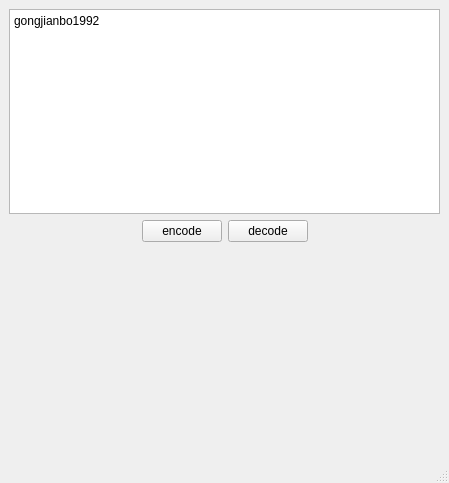
<?xml version="1.0" encoding="UTF-8"?>
<ui version="4.0">
 <class>MainWindow</class>
 <widget class="QMainWindow" name="MainWindow">
  <property name="geometry">
   <rect>
    <x>0</x>
    <y>0</y>
    <width>449</width>
    <height>483</height>
   </rect>
  </property>
  <property name="windowTitle">
   <string>MainWindow</string>
  </property>
  <widget class="QWidget" name="centralwidget">
   <layout class="QVBoxLayout" name="verticalLayout">
    <item>
     <widget class="QTextEdit" name="textEdit">
      <property name="html">
       <string>&lt;!DOCTYPE HTML PUBLIC &quot;-//W3C//DTD HTML 4.0//EN&quot; &quot;http://www.w3.org/TR/REC-html40/strict.dtd&quot;&gt;
&lt;html&gt;&lt;head&gt;&lt;meta name=&quot;qrichtext&quot; content=&quot;1&quot; /&gt;&lt;meta charset=&quot;utf-8&quot; /&gt;&lt;style type=&quot;text/css&quot;&gt;
p, li { white-space: pre-wrap; }
&lt;/style&gt;&lt;/head&gt;&lt;body style=&quot; font-family:'Microsoft YaHei UI'; font-size:9pt; font-weight:400; font-style:normal;&quot;&gt;
&lt;p style=&quot; margin-top:0px; margin-bottom:0px; margin-left:0px; margin-right:0px; -qt-block-indent:0; text-indent:0px;&quot;&gt;gongjianbo1992&lt;/p&gt;&lt;/body&gt;&lt;/html&gt;</string>
      </property>
     </widget>
    </item>
    <item>
     <layout class="QHBoxLayout" name="horizontalLayout">
      <item>
       <spacer name="horizontalSpacer">
        <property name="orientation">
         <enum>Qt::Horizontal</enum>
        </property>
        <property name="sizeHint" stdset="0">
         <size>
          <width>40</width>
          <height>20</height>
         </size>
        </property>
       </spacer>
      </item>
      <item>
       <widget class="QPushButton" name="btnEncode">
        <property name="text">
         <string>encode</string>
        </property>
       </widget>
      </item>
      <item>
       <widget class="QPushButton" name="btnDecode">
        <property name="text">
         <string>decode</string>
        </property>
       </widget>
      </item>
      <item>
       <spacer name="horizontalSpacer_2">
        <property name="orientation">
         <enum>Qt::Horizontal</enum>
        </property>
        <property name="sizeHint" stdset="0">
         <size>
          <width>40</width>
          <height>20</height>
         </size>
        </property>
       </spacer>
      </item>
     </layout>
    </item>
    <item>
     <widget class="QLabel" name="label">
      <property name="sizePolicy">
       <sizepolicy hsizetype="Expanding" vsizetype="Expanding">
        <horstretch>0</horstretch>
        <verstretch>0</verstretch>
       </sizepolicy>
      </property>
      <property name="text">
       <string/>
      </property>
     </widget>
    </item>
   </layout>
  </widget>
  <widget class="QMenuBar" name="menubar">
   <property name="geometry">
    <rect>
     <x>0</x>
     <y>0</y>
     <width>449</width>
     <height>22</height>
    </rect>
   </property>
  </widget>
  <widget class="QStatusBar" name="statusbar"/>
 </widget>
 <resources/>
 <connections/>
</ui>
